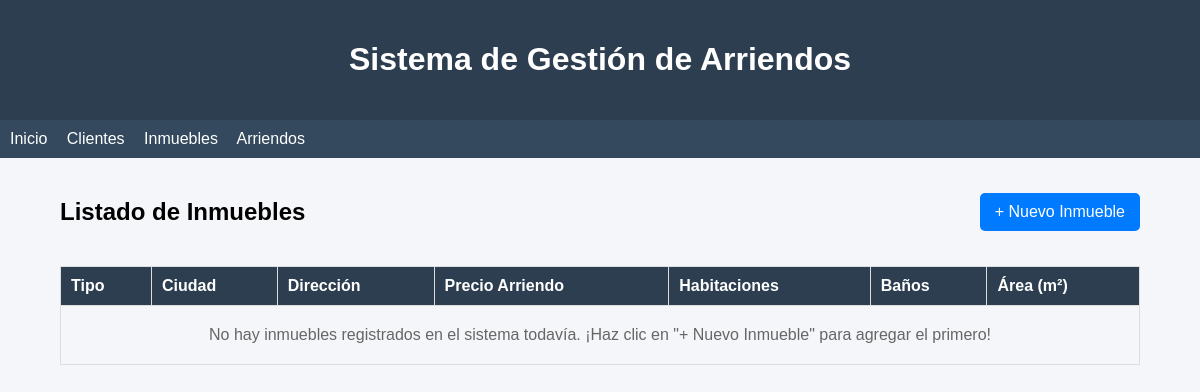
The page /inmuebles/ on the database as committed earlier.
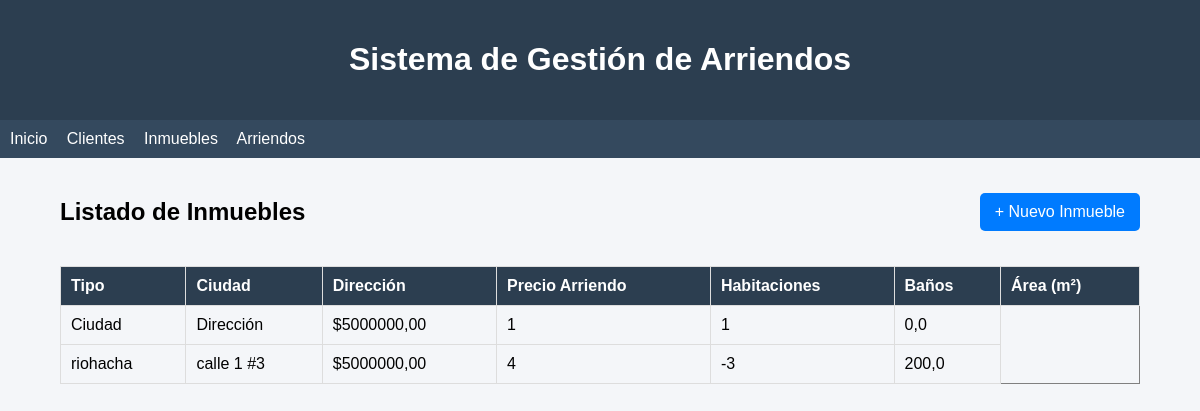
The same page on the database as committed later.
### apps/clientes/models.py (models this page shows, shortened)
class Inmueble(models.Model):
    tipo = models.CharField(max_length=50, default='Apartamento')
    ciudad = models.CharField(max_length=50, default='Ciudad')
    direccion = models.CharField(max_length=100, default='Dirección')
    precio = models.DecimalField(max_length=15, max_digits=12, decimal_places=2, default=0.0)
    habitaciones = models.IntegerField(default=1)
    banos = models.IntegerField(default=1)
    area = models.FloatField(default=0.0)
    imagen = models.ImageField(upload_to='inmuebles/', null=True, blank=True)

### apps/clientes/views.py (the view)
# urls.py: path('inmuebles/', views.lista_inmuebles, name='lista_inmuebles'),
def lista_inmuebles(request):
    inmuebles = Inmueble.objects.all()
    return render(request, 'inmuebles/lista_inmuebles.html', {
        'inmuebles': inmuebles
    })

### templates/inmuebles/lista_inmuebles.html (shortened to what this page needs)
{% extends 'base.html' %}
{% block contenido %}
<div class="main-content">
    <div style="display: flex; justify-content: space-between; align-items: center; margin-bottom: 20px;">
        <h2>Listado de Inmuebles</h2>
<a href="/inmuebles/nuevo/" class="btn-primary" style="padding: 10px 15px; background-color: #007bff; color: white; text-decoration: none; border-radius: 5px;">+ Nuevo Inmueble</a>
    </div>
    <table border="1" style="width: 100%; border-collapse: collapse; text-align: left; margin-top: 10px;">
        <thead>
            <tr style="background-color: #f2f2f2;">
                <th style="padding: 10px;">Tipo</th>
                <th style="padding: 10px;">Ciudad</th>
                <th style="padding: 10px;">Dirección</th>
                <th style="padding: 10px;">Precio Arriendo</th>
                <th style="padding: 10px;">Habitaciones</th>
                <th style="padding: 10px;">Baños</th>
                <th style="padding: 10px;">Área (m²)</th>
            </tr>
        </thead>
        <tbody>
           {% for inmueble in inmuebles %}
    <td style="padding: 10px;">{{ inmueble.ciudad }}</td>
    <td style="padding: 10px;">{{ inmueble.direccion }}</td>
    <td style="padding: 10px;">${{ inmueble.precio }}</td>
    <td style="padding: 10px;">{{ inmueble.habitaciones }}</td>
    <td style="padding: 10px;">{{ inmueble.banos }}</td>
    <td style="padding: 10px;">{{ inmueble.area }}</td>
{% empty %}
<tr>
    <td colspan="7" style="padding: 20px; text-align: center; color: #666;">
        No hay inmuebles registrados en el sistema todavía. ¡Haz clic en "+ Nuevo Inmueble" para agregar el primero!
    </td>
</tr>
{% endfor %}
        </tbody>
    </table>
</div>
{% endblock %}

### templates/base.html (shortened to what this page needs)
{% load static %}
{% load static %}
<!DOCTYPE html>
<html lang="es">
<head>
    <link rel="stylesheet" href="{% static 'css/style.css' %}">
</head>
<body>
    <header>
        <h1>Sistema de Gestión de Arriendos</h1>
    </header>
    <nav>
        <a href="/">Inicio</a>
        <a href="/clientes/">Clientes</a>
        <a href="/inmuebles/">Inmuebles</a>
        <a href="/arriendos/">Arriendos</a>
    </nav>
    <div class="container">
        {% block contenido %}
        {% endblock %}
    </div>
</body>
</html>

### static/css/style.css (style rules this page uses)
body { font-family: Arial, sans-serif; background-color: #f4f6f9; margin: 0; padding: 0; }
header { background-color: #2c3e50; color: white; padding: 20px; text-align: center; }
nav { background-color: #34495e; padding: 10px; }
nav a { color: white; text-decoration: none; margin-right: 15px; }
.container { width: 90%; margin: 20px auto; }
table { width: 100%; border-collapse: collapse; margin-top: 15px; }
table th, table td { border: 1px solid #ddd; padding: 10px; }
table th { background-color: #2c3e50; color: white; }

Rows that differ between the two databases and show on the page:
added Inmueble: ciudad "Ciudad", direccion "Dirección", precio "5000000,00", habitaciones "1", banos "1", area "0,0"
added Inmueble: ciudad "riohacha", direccion "calle 1 #3", precio "5000000,00", habitaciones "4", banos "-3", area "200,0"
Other text that changed with them:
text no longer shown: "No hay inmuebles registrados en el sistema todavía. ¡Haz clic en \"+ Nuevo Inmueble\" para agregar el primero!"
